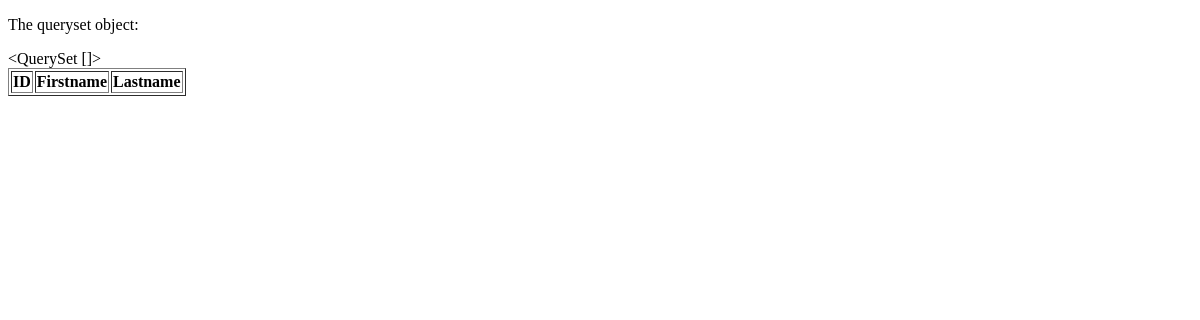
Before: /testing/ with the older database file.
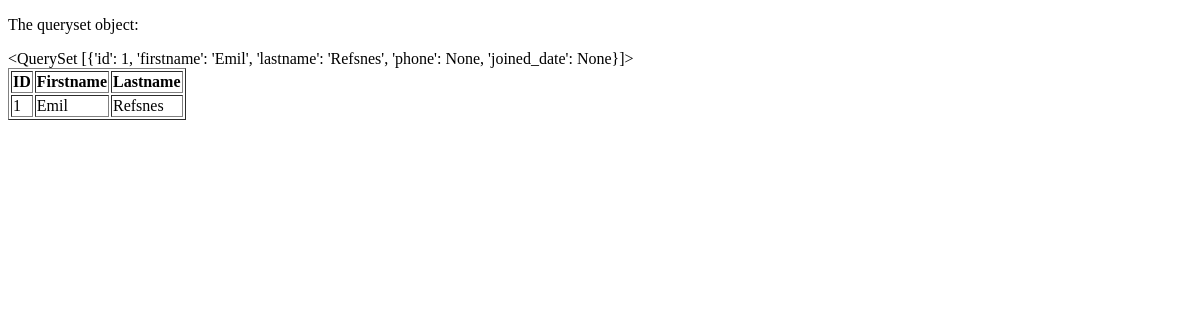
After: the same page with the newer database file.
### members/models.py (models this page shows, shortened)
class Member(models.Model):
    firstname = models.CharField(max_length=225)
    lastname = models.CharField(max_length=225)
    phone = models.IntegerField(null=True)
    joined_date = models.DateTimeField(null=True)

### members/views.py (the view)
# urls.py: path("testing/", views.testing, name="testing"),
def testing(request):
    mydata = Member.objects.filter(firstname="Emil").values()
    template = loader.get_template('template.html')
    context = {
        "mymembers": mydata,
    }
    return HttpResponse(template.render(context, request))

### members/templates/template.html
<!DOCTYPE html>
<html lang="en">
<body>
<p>The queryset object:</p>
{{ mymembers }}
<table border="1">
    <tr>
        <th>ID</th>
        <th>Firstname</th>
        <th>Lastname</th>
    </tr>
    {% for x in mymembers %}
        <tr>
            <td>{{ x.id }}</td>
            <td>{{ x.firstname }}</td>
            <td>{{ x.lastname }}</td>
        </tr>
    {% endfor %}
</table>
</body>
</html>

Changed rows visible on the page:
added Member: id "1", firstname "Emil", lastname "Refsnes"
Other visible differences:
{{ mymembers }}: "<QuerySet []>" → "<QuerySet [{'id': 1, 'firstname': 'Emil', 'lastname': 'Refsnes', 'phone': None, 'joined_date': None}]>"
